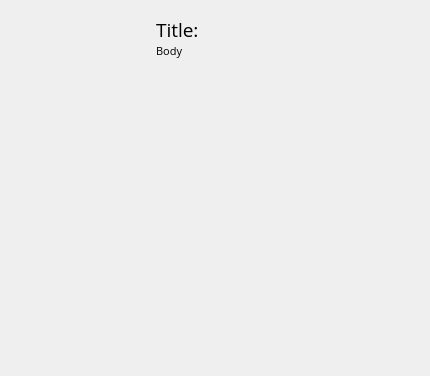
<?xml version="1.0" encoding="UTF-8"?>
<ui version="4.0">
 <class>PinnedArticleViewWidget</class>
 <widget class="QWidget" name="PinnedArticleViewWidget">
  <property name="geometry">
   <rect>
    <x>0</x>
    <y>0</y>
    <width>430</width>
    <height>376</height>
   </rect>
  </property>
  <property name="sizePolicy">
   <sizepolicy hsizetype="Preferred" vsizetype="Preferred">
    <horstretch>0</horstretch>
    <verstretch>0</verstretch>
   </sizepolicy>
  </property>
  <property name="minimumSize">
   <size>
    <width>430</width>
    <height>0</height>
   </size>
  </property>
  <property name="maximumSize">
   <size>
    <width>430</width>
    <height>16777215</height>
   </size>
  </property>
  <property name="windowTitle">
   <string>ArticleView</string>
  </property>
  <layout class="QVBoxLayout" name="verticalLayout_2">
   <property name="spacing">
    <number>0</number>
   </property>
   <property name="leftMargin">
    <number>0</number>
   </property>
   <property name="topMargin">
    <number>0</number>
   </property>
   <property name="rightMargin">
    <number>0</number>
   </property>
   <property name="bottomMargin">
    <number>0</number>
   </property>
   <item>
    <widget class="QFrame" name="viewContainer">
     <property name="articleStyle" stdset="0">
      <string>pinned</string>
     </property>
     <layout class="QHBoxLayout" name="horizontalLayout">
      <property name="spacing">
       <number>12</number>
      </property>
      <property name="leftMargin">
       <number>16</number>
      </property>
      <property name="topMargin">
       <number>16</number>
      </property>
      <property name="rightMargin">
       <number>16</number>
      </property>
      <property name="bottomMargin">
       <number>16</number>
      </property>
      <item alignment="Qt::AlignTop">
       <widget class="QFrame" name="frame_2">
        <property name="minimumSize">
         <size>
          <width>128</width>
          <height>0</height>
         </size>
        </property>
        <property name="maximumSize">
         <size>
          <width>128</width>
          <height>16777215</height>
         </size>
        </property>
        <property name="styleSheet">
         <string notr="true">background-color: transparent;</string>
        </property>
        <layout class="QVBoxLayout" name="verticalLayout_3">
         <property name="spacing">
          <number>0</number>
         </property>
         <property name="leftMargin">
          <number>0</number>
         </property>
         <property name="topMargin">
          <number>0</number>
         </property>
         <property name="rightMargin">
          <number>0</number>
         </property>
         <property name="bottomMargin">
          <number>0</number>
         </property>
         <item>
          <widget class="QFrame" name="imageFrame">
           <property name="minimumSize">
            <size>
             <width>128</width>
             <height>96</height>
            </size>
           </property>
           <property name="maximumSize">
            <size>
             <width>128</width>
             <height>96</height>
            </size>
           </property>
           <property name="frameShape">
            <enum>QFrame::StyledPanel</enum>
           </property>
           <property name="frameShadow">
            <enum>QFrame::Raised</enum>
           </property>
           <layout class="QVBoxLayout" name="verticalLayout_4">
            <property name="spacing">
             <number>0</number>
            </property>
            <property name="leftMargin">
             <number>0</number>
            </property>
            <property name="topMargin">
             <number>0</number>
            </property>
            <property name="rightMargin">
             <number>0</number>
            </property>
            <property name="bottomMargin">
             <number>0</number>
            </property>
           </layout>
          </widget>
         </item>
         <item>
          <spacer name="verticalSpacer">
           <property name="orientation">
            <enum>Qt::Vertical</enum>
           </property>
           <property name="sizeHint" stdset="0">
            <size>
             <width>0</width>
             <height>0</height>
            </size>
           </property>
          </spacer>
         </item>
        </layout>
       </widget>
      </item>
      <item alignment="Qt::AlignTop">
       <widget class="QFrame" name="frame">
        <property name="styleSheet">
         <string notr="true">background-color: transparent;</string>
        </property>
        <layout class="QVBoxLayout" name="verticalLayout">
         <property name="spacing">
          <number>0</number>
         </property>
         <property name="leftMargin">
          <number>0</number>
         </property>
         <property name="topMargin">
          <number>0</number>
         </property>
         <property name="rightMargin">
          <number>0</number>
         </property>
         <property name="bottomMargin">
          <number>0</number>
         </property>
         <item>
          <widget class="QBetterLabel" name="titleLabel">
           <property name="sizePolicy">
            <sizepolicy hsizetype="Preferred" vsizetype="Fixed">
             <horstretch>0</horstretch>
             <verstretch>0</verstretch>
            </sizepolicy>
           </property>
           <property name="font">
            <font>
             <family>Open Sans</family>
             <pointsize>14</pointsize>
             <weight>50</weight>
             <bold>false</bold>
            </font>
           </property>
           <property name="text">
            <string>Title:</string>
           </property>
           <property name="wordWrap">
            <bool>true</bool>
           </property>
           <property name="openExternalLinks">
            <bool>false</bool>
           </property>
           <property name="textInteractionFlags">
            <set>Qt::LinksAccessibleByMouse</set>
           </property>
           <property name="fontStyle" stdset="0">
            <string>sectionTitle</string>
           </property>
          </widget>
         </item>
         <item>
          <widget class="QBetterLabel" name="bodyLabel">
           <property name="sizePolicy">
            <sizepolicy hsizetype="Preferred" vsizetype="Fixed">
             <horstretch>0</horstretch>
             <verstretch>0</verstretch>
            </sizepolicy>
           </property>
           <property name="font">
            <font>
             <family>Open Sans</family>
             <pointsize>8</pointsize>
             <weight>50</weight>
             <bold>false</bold>
            </font>
           </property>
           <property name="text">
            <string>Body</string>
           </property>
           <property name="wordWrap">
            <bool>true</bool>
           </property>
           <property name="openExternalLinks">
            <bool>false</bool>
           </property>
           <property name="textInteractionFlags">
            <set>Qt::LinksAccessibleByMouse</set>
           </property>
          </widget>
         </item>
        </layout>
       </widget>
      </item>
     </layout>
    </widget>
   </item>
  </layout>
 </widget>
 <customwidgets>
  <customwidget>
   <class>QBetterLabel</class>
   <extends>QLabel</extends>
   <header>NewsShared/Qt/QBetterLabel.h</header>
  </customwidget>
 </customwidgets>
 <resources/>
 <connections/>
</ui>
